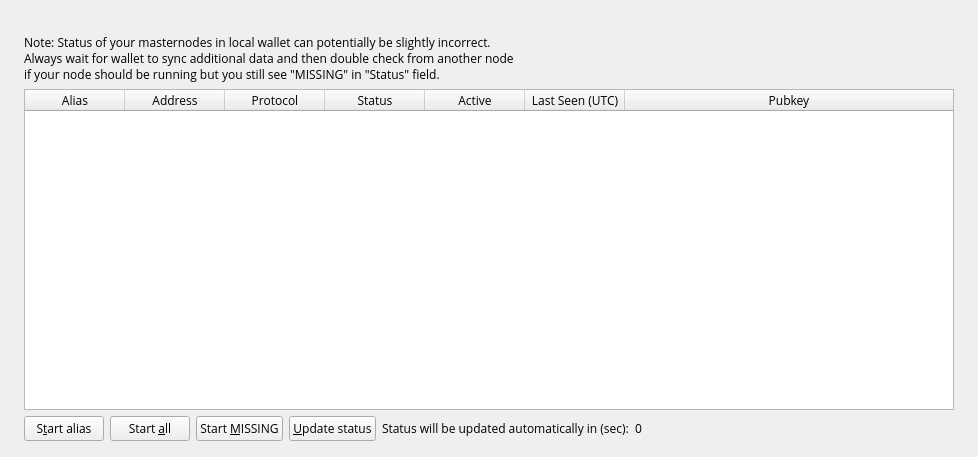
<?xml version="1.0" encoding="UTF-8"?>
<ui version="4.0">
 <class>MasternodeList</class>
 <widget class="QWidget" name="MasternodeList">
  <property name="geometry">
   <rect>
    <x>0</x>
    <y>0</y>
    <width>978</width>
    <height>457</height>
   </rect>
  </property>
  <property name="windowTitle">
   <string>Form</string>
  </property>
  <layout class="QVBoxLayout" name="topLayout" stretch="0">
   <property name="leftMargin">
    <number>9</number>
   </property>
   <property name="topMargin">
    <number>9</number>
   </property>
   <property name="rightMargin">
    <number>9</number>
   </property>
   <property name="bottomMargin">
    <number>9</number>
   </property>
   <item>
    <layout class="QVBoxLayout" name="verticalLayout_Master" stretch="0,1">
     <property name="spacing">
      <number>0</number>
     </property>
     <item>
      <widget class="QFrame" name="frame_Header">
       <layout class="QVBoxLayout" name="verticalLayout_4">
        <property name="leftMargin">
         <number>0</number>
        </property>
        <property name="topMargin">
         <number>0</number>
        </property>
        <property name="rightMargin">
         <number>0</number>
        </property>
        <property name="bottomMargin">
         <number>0</number>
        </property>
        <item>
         <layout class="QHBoxLayout" name="horizontalLayout_Header" stretch="1">
          <item>
           <widget class="QLabel" name="labelOverviewHeaderRight">
            <property name="minimumSize">
             <size>
              <width>464</width>
              <height>10</height>
             </size>
            </property>
            <property name="maximumSize">
             <size>
              <width>16777215</width>
              <height>10</height>
             </size>
            </property>
            <property name="font">
             <font>
              <pointsize>14</pointsize>
             </font>
            </property>
            <property name="text">
             <string/>
            </property>
            <property name="alignment">
             <set>Qt::AlignRight|Qt::AlignTrailing|Qt::AlignVCenter</set>
            </property>
           </widget>
          </item>
         </layout>
        </item>
       </layout>
      </widget>
     </item>
     <item>
      <widget class="QFrame" name="frame_BG">
       <layout class="QVBoxLayout" name="verticalLayout_3">
        <property name="leftMargin">
         <number>6</number>
        </property>
        <property name="topMargin">
         <number>6</number>
        </property>
        <property name="rightMargin">
         <number>6</number>
        </property>
        <property name="bottomMargin">
         <number>6</number>
        </property>
        <item>
         <widget class="QFrame" name="frame_Content">
          <layout class="QVBoxLayout" name="verticalLayout">
           <property name="spacing">
            <number>0</number>
           </property>
           <property name="leftMargin">
            <number>0</number>
           </property>
           <property name="topMargin">
            <number>0</number>
           </property>
           <property name="rightMargin">
            <number>0</number>
           </property>
           <property name="bottomMargin">
            <number>0</number>
           </property>
           <item>
            <layout class="QGridLayout" name="gridLayout_2">
             <property name="spacing">
              <number>2</number>
             </property>
             <item row="0" column="0">
              <widget class="QFrame" name="frameList">
               <layout class="QVBoxLayout" name="verticalLayout_2">
                <property name="bottomMargin">
                 <number>1</number>
                </property>
                <item>
                 <layout class="QHBoxLayout" name="horizontalLayout_note">
                  <property name="bottomMargin">
                   <number>0</number>
                  </property>
                  <item>
                   <widget class="QLabel" name="updateNote">
                    <property name="font">
                     <font>
                      <family>Open Sans</family>
                     </font>
                    </property>
                    <property name="text">
                     <string>Note: Status of your masternodes in local wallet can potentially be slightly incorrect.&lt;br /&gt;Always wait for wallet to sync additional data and then double check from another node&lt;br /&gt;if your node should be running but you still see &quot;MISSING&quot; in &quot;Status&quot; field.</string>
                    </property>
                   </widget>
                  </item>
                 </layout>
                </item>
                <item>
                 <widget class="QTableWidget" name="tableWidgetMyMasternodes">
                  <property name="minimumSize">
                   <size>
                    <width>695</width>
                    <height>0</height>
                   </size>
                  </property>
                  <property name="palette">
                   <palette>
                    <active>
                     <colorrole role="Text">
                      <brush brushstyle="SolidPattern">
                       <color alpha="255">
                        <red>51</red>
                        <green>51</green>
                        <blue>51</blue>
                       </color>
                      </brush>
                     </colorrole>
                    </active>
                    <inactive>
                     <colorrole role="Text">
                      <brush brushstyle="SolidPattern">
                       <color alpha="255">
                        <red>51</red>
                        <green>51</green>
                        <blue>51</blue>
                       </color>
                      </brush>
                     </colorrole>
                    </inactive>
                    <disabled>
                     <colorrole role="Text">
                      <brush brushstyle="SolidPattern">
                       <color alpha="255">
                        <red>85</red>
                        <green>85</green>
                        <blue>85</blue>
                       </color>
                      </brush>
                     </colorrole>
                    </disabled>
                   </palette>
                  </property>
                  <property name="font">
                   <font>
                    <family>Open Sans</family>
                   </font>
                  </property>
                  <property name="editTriggers">
                   <set>QAbstractItemView::NoEditTriggers</set>
                  </property>
                  <property name="alternatingRowColors">
                   <bool>true</bool>
                  </property>
                  <property name="selectionMode">
                   <enum>QAbstractItemView::SingleSelection</enum>
                  </property>
                  <property name="selectionBehavior">
                   <enum>QAbstractItemView::SelectRows</enum>
                  </property>
                  <property name="sortingEnabled">
                   <bool>true</bool>
                  </property>
                  <attribute name="horizontalHeaderStretchLastSection">
                   <bool>true</bool>
                  </attribute>
                  <column>
                   <property name="text">
                    <string>Alias</string>
                   </property>
                  </column>
                  <column>
                   <property name="text">
                    <string>Address</string>
                   </property>
                  </column>
                  <column>
                   <property name="text">
                    <string>Protocol</string>
                   </property>
                  </column>
                  <column>
                   <property name="text">
                    <string>Status</string>
                   </property>
                  </column>
                  <column>
                   <property name="text">
                    <string>Active</string>
                   </property>
                  </column>
                  <column>
                   <property name="text">
                    <string>Last Seen (UTC)</string>
                   </property>
                  </column>
                  <column>
                   <property name="text">
                    <string>Pubkey</string>
                   </property>
                  </column>
                 </widget>
                </item>
                <item>
                 <layout class="QHBoxLayout" name="horizontalLayout_5">
                  <property name="bottomMargin">
                   <number>0</number>
                  </property>
                  <item>
                   <widget class="QPushButton" name="startButton">
                    <property name="font">
                     <font>
                      <family>Open Sans</family>
                     </font>
                    </property>
                    <property name="text">
                     <string>S&amp;tart alias</string>
                    </property>
                   </widget>
                  </item>
                  <item>
                   <widget class="QPushButton" name="startAllButton">
                    <property name="font">
                     <font>
                      <family>Open Sans</family>
                     </font>
                    </property>
                    <property name="text">
                     <string>Start &amp;all</string>
                    </property>
                   </widget>
                  </item>
                  <item>
                   <widget class="QPushButton" name="startMissingButton">
                    <property name="font">
                     <font>
                      <family>Open Sans</family>
                     </font>
                    </property>
                    <property name="text">
                     <string>Start &amp;MISSING</string>
                    </property>
                   </widget>
                  </item>
                  <item>
                   <widget class="QPushButton" name="UpdateButton">
                    <property name="font">
                     <font>
                      <family>Open Sans</family>
                     </font>
                    </property>
                    <property name="text">
                     <string>&amp;Update status</string>
                    </property>
                   </widget>
                  </item>
                  <item>
                   <widget class="QLabel" name="autoupdate_label">
                    <property name="font">
                     <font>
                      <family>Open Sans</family>
                     </font>
                    </property>
                    <property name="text">
                     <string>Status will be updated automatically in (sec):</string>
                    </property>
                   </widget>
                  </item>
                  <item>
                   <widget class="QLabel" name="secondsLabel">
                    <property name="font">
                     <font>
                      <family>Open Sans</family>
                     </font>
                    </property>
                    <property name="text">
                     <string>0</string>
                    </property>
                   </widget>
                  </item>
                  <item>
                   <spacer name="horizontalSpacer_5">
                    <property name="orientation">
                     <enum>Qt::Horizontal</enum>
                    </property>
                    <property name="sizeHint" stdset="0">
                     <size>
                      <width>40</width>
                      <height>20</height>
                     </size>
                    </property>
                   </spacer>
                  </item>
                 </layout>
                </item>
               </layout>
              </widget>
             </item>
            </layout>
           </item>
          </layout>
         </widget>
        </item>
       </layout>
      </widget>
     </item>
    </layout>
   </item>
  </layout>
 </widget>
 <resources/>
 <connections/>
</ui>
